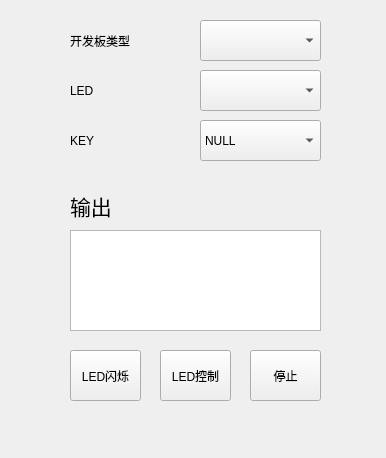
<?xml version="1.0" encoding="UTF-8"?>
<ui version="4.0">
 <class>GPIO</class>
 <widget class="QWidget" name="GPIO">
  <property name="geometry">
   <rect>
    <x>0</x>
    <y>0</y>
    <width>386</width>
    <height>458</height>
   </rect>
  </property>
  <property name="windowTitle">
   <string>GPIO功能展示</string>
  </property>
  <widget class="QLabel" name="label_5">
   <property name="geometry">
    <rect>
     <x>70</x>
     <y>190</y>
     <width>71</width>
     <height>31</height>
    </rect>
   </property>
   <property name="font">
    <font>
     <family>宋体</family>
     <pointsize>16</pointsize>
     <weight>50</weight>
     <bold>false</bold>
    </font>
   </property>
   <property name="text">
    <string>输出</string>
   </property>
  </widget>
  <widget class="QTextEdit" name="textEdit">
   <property name="geometry">
    <rect>
     <x>70</x>
     <y>230</y>
     <width>251</width>
     <height>101</height>
    </rect>
   </property>
  </widget>
  <widget class="QComboBox" name="KEY_NUM">
   <property name="geometry">
    <rect>
     <x>200</x>
     <y>120</y>
     <width>121</width>
     <height>41</height>
    </rect>
   </property>
   <item>
    <property name="text">
     <string>NULL</string>
    </property>
   </item>
  </widget>
  <widget class="QLabel" name="label_2">
   <property name="geometry">
    <rect>
     <x>70</x>
     <y>120</y>
     <width>121</width>
     <height>41</height>
    </rect>
   </property>
   <property name="text">
    <string>KEY</string>
   </property>
  </widget>
  <widget class="QLabel" name="label">
   <property name="geometry">
    <rect>
     <x>70</x>
     <y>70</y>
     <width>121</width>
     <height>41</height>
    </rect>
   </property>
   <property name="text">
    <string>LED</string>
   </property>
  </widget>
  <widget class="QComboBox" name="LED_NUM">
   <property name="geometry">
    <rect>
     <x>200</x>
     <y>70</y>
     <width>121</width>
     <height>41</height>
    </rect>
   </property>
  </widget>
  <widget class="QLabel" name="label_3">
   <property name="geometry">
    <rect>
     <x>70</x>
     <y>20</y>
     <width>121</width>
     <height>41</height>
    </rect>
   </property>
   <property name="text">
    <string>开发板类型</string>
   </property>
  </widget>
  <widget class="QComboBox" name="boardType">
   <property name="geometry">
    <rect>
     <x>200</x>
     <y>20</y>
     <width>121</width>
     <height>41</height>
    </rect>
   </property>
  </widget>
  <widget class="QPushButton" name="cancel">
   <property name="geometry">
    <rect>
     <x>250</x>
     <y>350</y>
     <width>71</width>
     <height>51</height>
    </rect>
   </property>
   <property name="text">
    <string>停止</string>
   </property>
  </widget>
  <widget class="QPushButton" name="run">
   <property name="geometry">
    <rect>
     <x>160</x>
     <y>350</y>
     <width>71</width>
     <height>51</height>
    </rect>
   </property>
   <property name="text">
    <string>LED控制</string>
   </property>
  </widget>
  <widget class="QPushButton" name="pushButton">
   <property name="geometry">
    <rect>
     <x>70</x>
     <y>350</y>
     <width>71</width>
     <height>51</height>
    </rect>
   </property>
   <property name="text">
    <string>LED闪烁</string>
   </property>
  </widget>
 </widget>
 <resources/>
 <connections/>
</ui>
